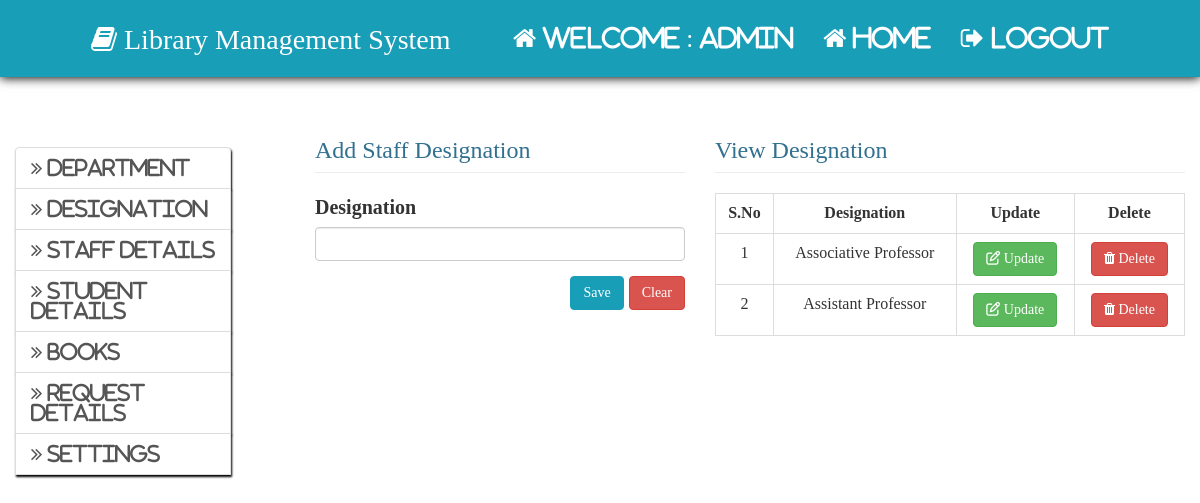
/admin/add_designation.php (signed in), run on an earlier commit of the app's database.
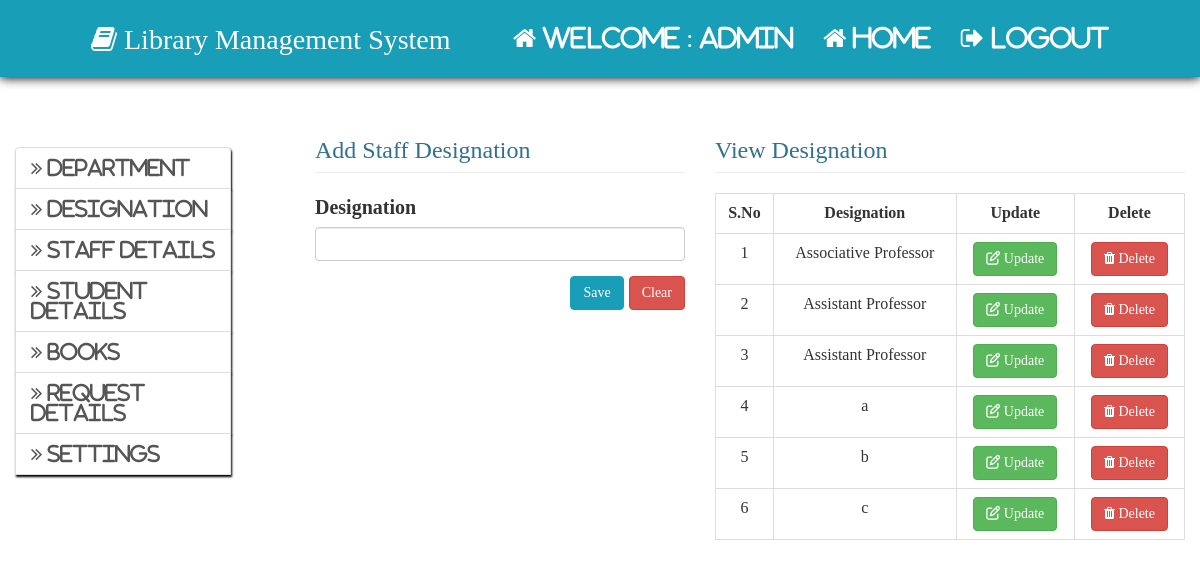
And on a later commit of the database.
### tables this page shows
CREATE TABLE `designation` (
  `id` int(11) NOT NULL AUTO_INCREMENT,
  `designation` varchar(150) NOT NULL,
  PRIMARY KEY (`id`)
);

### admin/add_designation.php (the view, shortened to what this page needs)
<?php
	include"../include/config.php";
?>
<html>
	<head>
		<?php
			include"../include/head.php";
		?>
	</head>
	<body>
		<?php include"admin_home_nav.php";?>
		<div class="col-md-3" style="margin-top:50px">
			<?php
				include"admin_sidenav.php";
			?>
		</div>
		<div class="col-md-4">
			<form method="post" action="<?php echo $_SERVER["PHP_SELF"]?>">
				<h3 class="page-header text-info">Add Staff Designation</h3>
				<div class="form-group">
					<label>Designation</label>
					<input type="text" class="form-control" name="design">
				</div>
				<div class="form-group pull-right">
					<button type="submit" class="btn btn-primary" name="save">Save</button>
					<input type="reset" class="btn btn-danger" value="Clear">
				</div>
			</form>
		</div>
		<div class="col-md-5">
			<h3 class="page-header text-info">View Designation<h3>
			<?php
				$qry="select * from designation";
				$res=$con->query($qry);
				if($res->num_rows)
				{
					$i=1;
					echo"
						<table class='table table-bordered'>
							<tr>
								<th><center>S.No</center></th>
								<th><center>Designation</center></th>
								<th><center>Update</center></th>
								<th><center>Delete</center></th>
							</tr>
					";
					while($row=$res->fetch_assoc())
					{
						echo"
							<tr>
								<td><center>{$i}</center></td>
								<td><center>{$row["designation"]}</center></td>
								<td><center><a href='update_design.php?id={$row["id"]}' class='btn btn-success'><span class='fa fa-edit'></span> Update</a></center></td>
								<td><center><a href='delete_design.php?id={$row["id"]}' class='btn btn-danger'><span class='fa fa-trash'></span> Delete</a></center></td>
							</tr>
						";
						$i++;
					}
				}
			?>
		</div>
	</body>
</html>

What changed in the data, as far as the page shows it:
added designation: designation "Assistant Professor"
added designation: designation "a"
added designation: designation "b"
added designation: designation "c"
